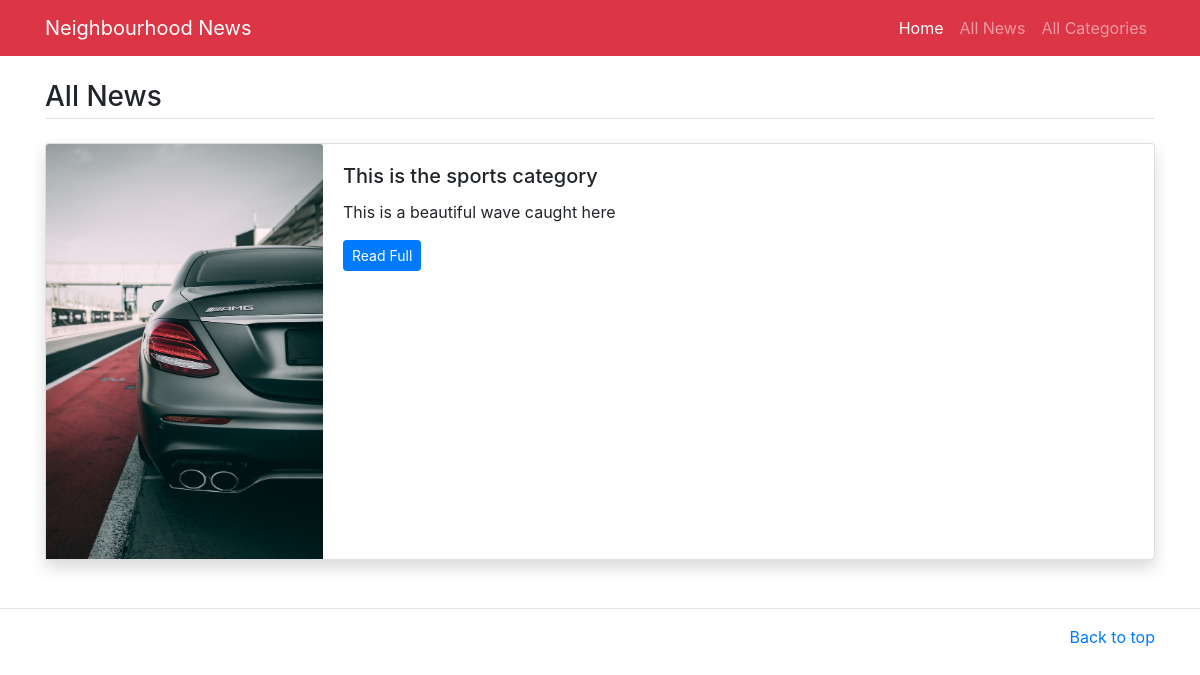
Before: /all_news with the older database file.
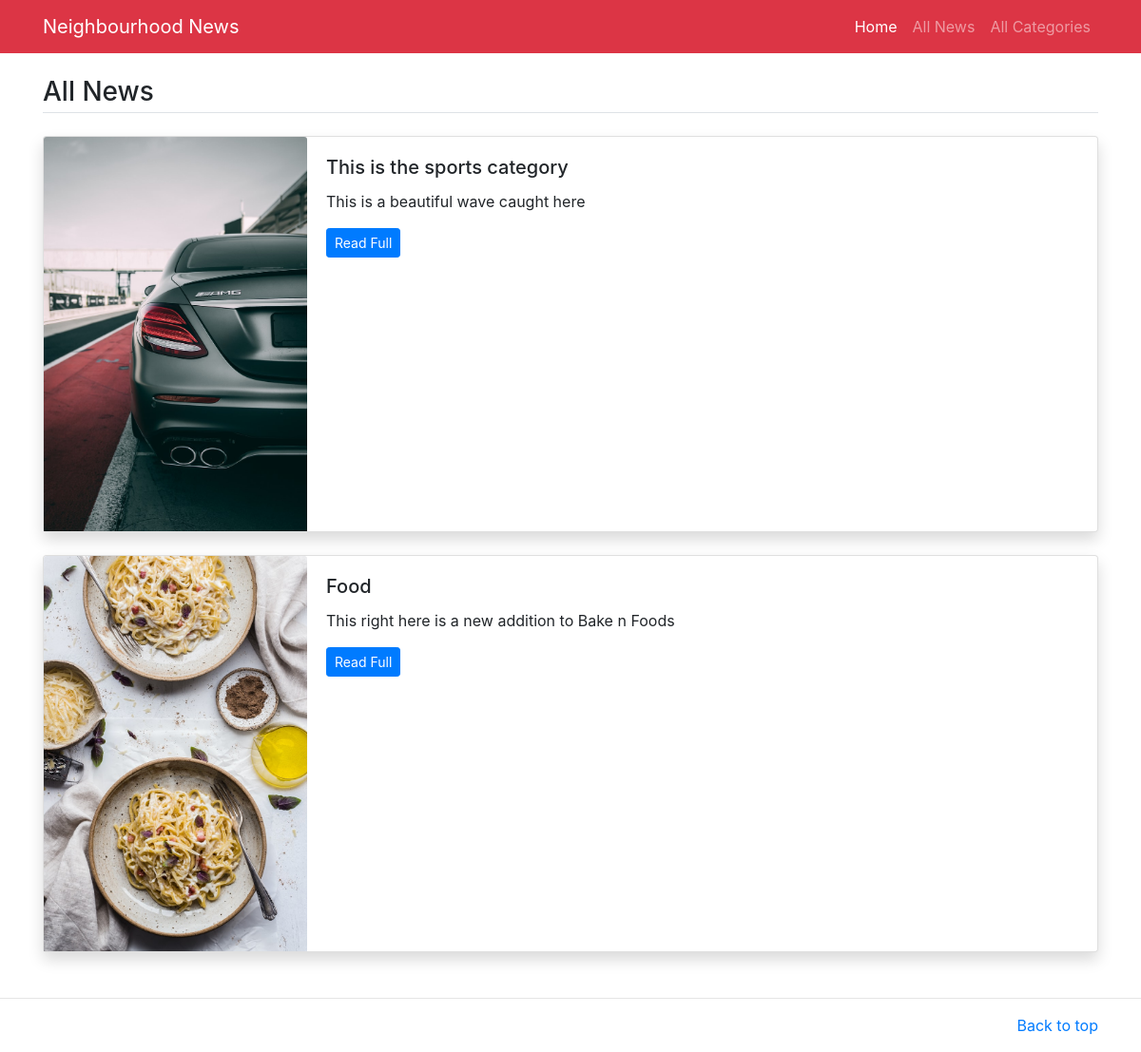
After: the same page with the newer database file.
### main/models.py (models this page shows, shortened)
class News(models.Model):
    category=models.ForeignKey(Category,on_delete=models.CASCADE)
    title=models.CharField(max_length=300)
    image=models.ImageField(upload_to='imgs/')
    detail=models.TextField()
    add_time=models.DateTimeField(auto_now_add=True)
    class Meta:
        verbose_name_plural='News'

### main/views.py (the view)
# urls.py: path('all_news', views.all_news,name='all_news'),
def all_news(request):
    all_news=News.objects.all()
    return render(request,'all-news.html', {
        'all_news':all_news
    })

### main/templates/all-news.html
{% extends 'base.html' %}
{% block content %}
<main class="container mt-3 mb-5">
	<h3 class="border-bottom pb-1 my-4">All News</h3>
    {% for news in all_news %}
	<div class="card mb-4 shadow">
	  <div class="row no-gutters">
	    <div class="col-md-3">
            <img src="/media/{{news.image}}" class="card-img-top" alt="{{news.title}}">
	    </div>
	    <div class="col-md-8">
	      <div class="card-body">
	        <h5 class="card-title">{{news.title}}</h5>
	        <p class="card-text">{{news.detail}}</p>
	        <p class="card-text"><a href="/detail/{{news.id}}" class="btn btn-sm btn-primary">Read Full</a></p>
	      </div>
	    </div>
	  </div>
    </div>
    {% endfor %}
</main>
{% endblock %}

Changed rows visible on the page:
added News: image (picture), title "Food", detail "This right here is a new addition to Bake n Foods"
